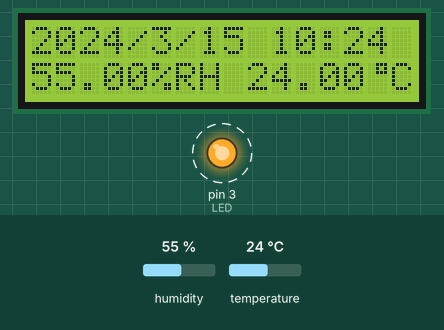
This sketch was run on a simulated Arduino Uno, built with avr-gcc and run on an emulated ATmega328P. Shown: 16×2 character LCD, output pins drawn as LEDs (lit = HIGH). Dashed ring = blinking. Inputs (shaded band) come from the test bench; at power-on: humidity 55 %, temperature 24 °C. The local clock reads 2024-03-15 10:24:30 at power-on unless the sketch sets it; storage starts empty.

Above: at 2.6 s.
2.7 s: humidity set to 22 %
At 6.4 s:
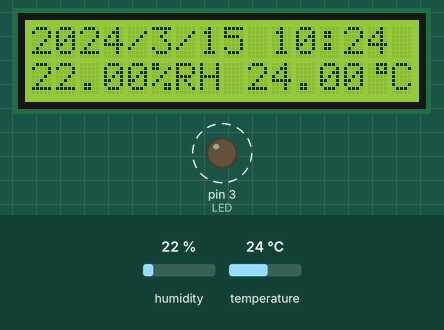
11.2 s: temperature set to 12 °C
At 14.83 s:
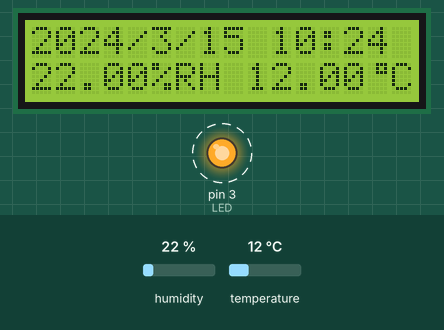
15.6 s: humidity set to 40 %
At 19.0 s:
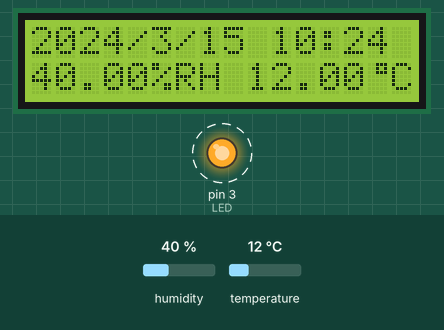
20.0 s: temperature set to 19 °C
At 23.0 s:
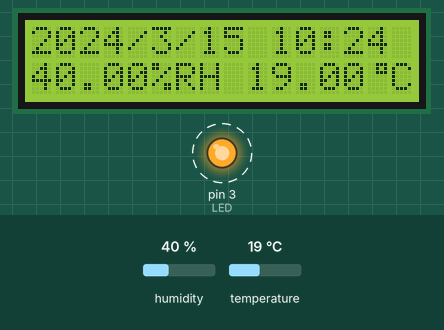
Timing chart, 0 to 25.4 s (numbered marks = the images above; inputs shaded):
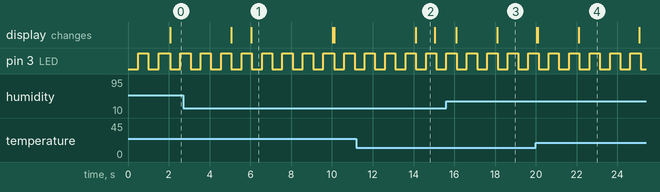

The sketch:

utilizar_millis.ino
```cpp
/*
    Datalogger - Agosto de 2022
    Versión con la función millis() y condiciones.

    Hardware:
    ---------

    Tarjeta SD, utiliza la librería integrada y se
    conecta vía el bus SPI:

      CS/SS/SDA     -- pin 10
      MOSI/SDI/DIN  -- pin 11
      MISO/SDO/DOUT -- pin 12
      CLK/SCK/SCLK  -- pin 13

    LCD con expansor PCF8574. Utiliza la librería
    LiquidCrystal I2C de Marco Schwartz, y se conecta
    mediante el bus I2C en la dirección 0x27.

    RTC DS1307. Utiliza la librería RTClib de Adafruit,
    y se conecta al bus I2C en la dirección 0x68.

*/

#include <LiquidCrystal_I2C.h>
#include <Thread.h>
#include <SPI.h>
#include <SD.h>
#include "RTClib.h"
#include "DHT.h"

//Objetos
LiquidCrystal_I2C pantalla(0x27, 16, 2);
DHT sensor(2, DHT11);
RTC_DS1307 reloj;
File archivo;

//Variables y constantes
const int LED = 3;
const int TAREA_1 = 500;
const int TAREA_2 = 2000;
const int TAREA_3 = 5000;

byte grados[] = {
  B00111,
  B00101,
  B00111,
  B00000,
  B00000,
  B00000,
  B00000,
  B00000
};

void setup() {

  pinMode(LED, OUTPUT);

  pantalla.init();
  pantalla.backlight();
  pantalla.createChar(0, grados);
  pantalla.setCursor(0, 0);
  pantalla.print("Iniciar SD...");
  pantalla.setCursor(0, 1);

  sensor.begin();

  if (!SD.begin(10)) {
    pantalla.print("...fallo!");
    while (1);
  }
  pantalla.print("...listo!");

  if (! reloj.begin()) {
    pantalla.clear();
    pantalla.setCursor(0, 0);
    pantalla.print("Falla RTC");
    while (1) delay(10);
  }

  if (! reloj.isrunning()) {
    //Ajusta el RTC con la fecha y hora de compilación del sketch.
    reloj.adjust(DateTime(F(__DATE__), F(__TIME__)));
    // Ajusta el RTC con el siguiente formato: Enero 21, 2022 3am
    // rtc.adjust(DateTime(2022, 1, 21, 3, 0, 0));
  }

}

void loop() {

  static unsigned long tiempoTarea1 = 0;
  static unsigned long tiempoTarea2 = 0;
  static unsigned long tiempoTarea3 = 0;

  if (millis() > tiempoTarea1 + TAREA_1) {
    tiempoTarea1 = millis();
    toogle();
  }

  if (millis() > tiempoTarea2 + TAREA_2) {
    tiempoTarea2 = millis();
    String datosRtc = getTime();
    String datosDht = getSensor();
    writeLCD(datosRtc, datosDht);
  }

  if (millis() > tiempoTarea3 + TAREA_3) {
    tiempoTarea3 = millis();
    String datosRtc = getTime();
    String datosDht = getSensor();
    saveSD(datosRtc, datosDht);
  }

}

String getTime() {
  DateTime now = reloj.now();
  String tiempo = String(now.year()) + "/" + String(now.month()) + "/" +
                  String(now.day()) + " " + String(now.hour()) + ":" +
                  String(now.minute());
  return tiempo;
}

String getSensor() {
  float humedad = sensor.readHumidity();
  float temperatura = sensor.readTemperature();
  String lectura = String(humedad) + "%RH " + String(temperatura) + " C";
  return lectura;
}

void writeLCD(String tiempo, String lectura) {
  pantalla.clear();
  pantalla.setCursor(0, 0);
  pantalla.print(tiempo);
  pantalla.setCursor(0, 1);
  pantalla.print(lectura);
  pantalla.setCursor(14, 1);
  pantalla.write(0); //Simbolo grados
}

void saveSD(String tiempo, String lectura) {
  archivo = SD.open("DATA.csv", FILE_WRITE);
  if (archivo) {
    pantalla.clear();
    pantalla.setCursor(0, 0);
    pantalla.print("Escribiendo...");
    archivo.print(tiempo);
    archivo.print(",");
    archivo.println(lectura);
    archivo.close();
    pantalla.setCursor(0, 1);
    pantalla.print("...terminado!");
  } else {
    pantalla.print("Error al abrir");
  }
}

void toogle() {
  static bool ledStatus = false;
  ledStatus = !ledStatus;
  digitalWrite(LED, ledStatus);
}
```

Measured:
- after the input at 2.7 s, the display: first differs from a run without the input after 3.3 s (image 1)
- after the input at 11.2 s, the display: changes after 2.9 s (image 2)
- after the input at 15.6 s, the display: first differs from a run without the input after 2.5 s (image 3)
- after the input at 20.0 s, the display: first differs from a run without the input after 2.1 s (image 4)
- by itself, pin 3 (LED): alternates HIGH for 0.50 s and LOW for 0.50 s
- what the display in image 1 shows lasts 4.0 s, from 6.0 s to 10.0 s
- what the display in image 2 shows lasts 0.9 s, from 14.1 s to 15.0 s
